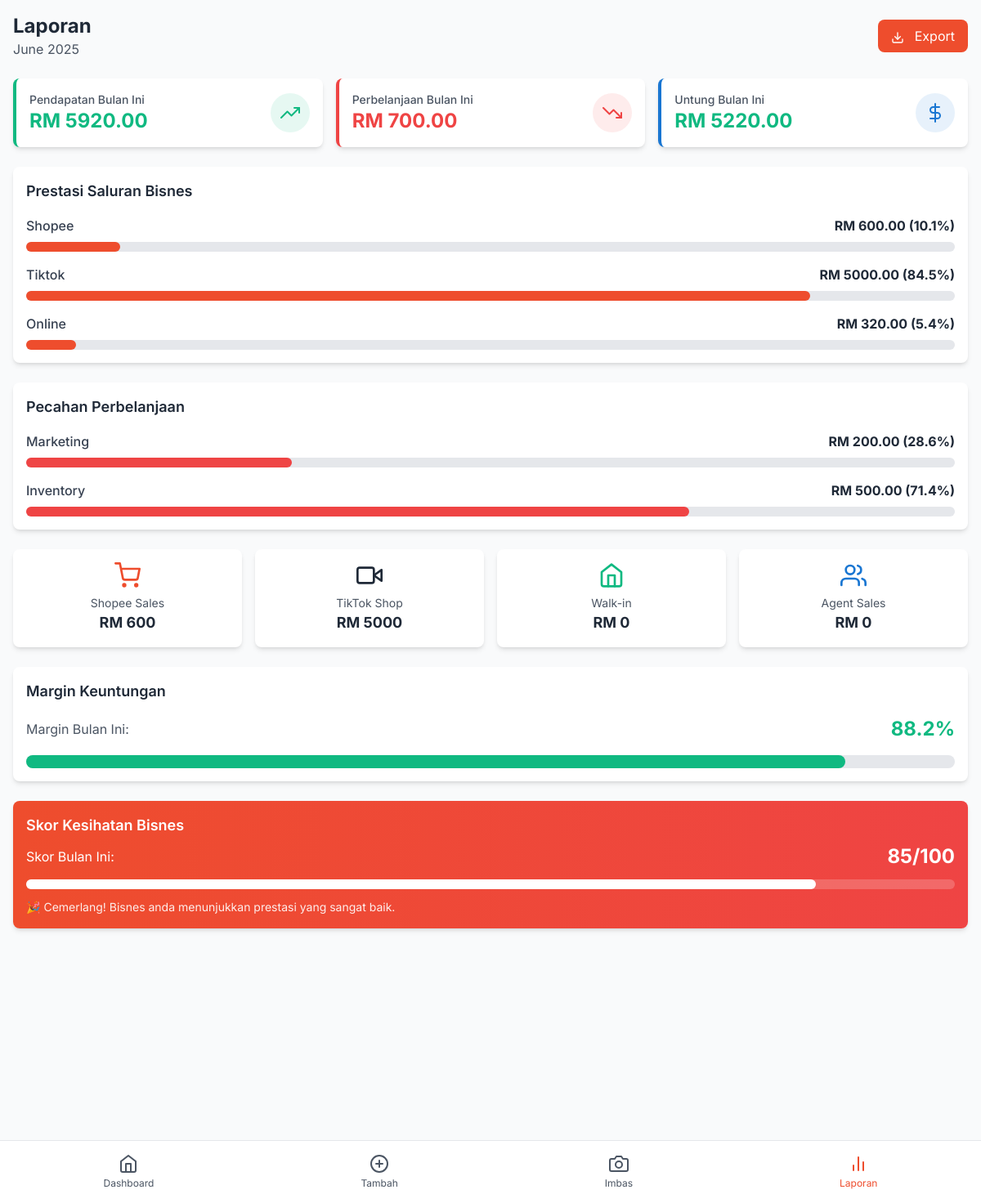
Page /reports on the committed database.
### models.py (models this page shows, shortened)
class Transaction(db.Model):
    id = db.Column(db.Integer, primary_key=True)
    type = db.Column(db.String(20), nullable=False)  # 'income' or 'expense'
    amount = db.Column(db.Float, nullable=False)
    description = db.Column(db.String(200), nullable=False)
    channel = db.Column(db.String(50), nullable=False)  # 'shopee', 'tiktok', 'walkin', 'agent'
    category = db.Column(db.String(100))
    date = db.Column(db.DateTime, nullable=False, default=datetime.utcnow)
    receipt_image = db.Column(db.String(200))  # Path to uploaded receipt image
    created_at = db.Column(db.DateTime, default=datetime.utcnow)

### views.py (the view)
@app.route('/reports')
def reports():
    now = datetime.now()
    start_of_month = datetime(now.year, now.month, 1)
    monthly_transactions = Transaction.query.filter(
        Transaction.date >= start_of_month
    ).all()
    monthly_income = sum(t.amount for t in monthly_transactions if t.type == 'income')
    monthly_expenses = sum(t.amount for t in monthly_transactions if t.type == 'expense')
    monthly_profit = monthly_income - monthly_expenses
    channel_income = {}
    for transaction in monthly_transactions:
        if transaction.type == 'income':
            if transaction.channel not in channel_income:
                channel_income[transaction.channel] = 0
            channel_income[transaction.channel] += transaction.amount
    expense_categories = {}
    for transaction in monthly_transactions:
        if transaction.type == 'expense':
            category = transaction.category or 'Lain-lain'
            if category not in expense_categories:
                expense_categories[category] = 0
            expense_categories[category] += transaction.amount
    return render_template('reports.html',
                         monthly_income=monthly_income,
                         monthly_expenses=monthly_expenses,
                         monthly_profit=monthly_profit,
                         channel_income=channel_income,
                         expense_categories=expense_categories,
                         current_month=now.strftime('%B %Y'))

### templates/reports.html (shortened to what this page needs)
{% extends "base.html" %}
{% block content %}
<div class="p-4">
    <div class="flex items-center justify-between mb-6">
        <div>
            <h1 class="text-2xl font-bold text-gray-800">Laporan</h1>
            <p class="text-gray-600">{{ current_month }}</p>
        </div>
        <button onclick="showExportModal()" class="px-4 py-2 bg-shopee-orange text-white rounded-lg hover:bg-red-600 transition-colors">
            <i data-feather="download" class="w-4 h-4 inline mr-2"></i>
            Export
        </button>
    </div>
    <div class="grid grid-cols-1 md:grid-cols-3 gap-4 mb-6">
        <div class="bg-white rounded-lg shadow-md p-4 border-l-4 border-success-green">
            <div class="flex items-center justify-between">
                <div>
                    <p class="text-sm font-medium text-gray-600">Pendapatan Bulan Ini</p>
                    <p class="text-2xl font-bold text-success-green">RM {{ "%.2f"|format(monthly_income) }}</p>
                </div>
                <div class="p-3 rounded-full bg-success-green bg-opacity-10">
                    <i data-feather="trending-up" class="w-6 h-6 text-success-green"></i>
                </div>
            </div>
        </div>
        <div class="bg-white rounded-lg shadow-md p-4 border-l-4 border-error-red">
            <div class="flex items-center justify-between">
                <div>
                    <p class="text-sm font-medium text-gray-600">Perbelanjaan Bulan Ini</p>
                    <p class="text-2xl font-bold text-error-red">RM {{ "%.2f"|format(monthly_expenses) }}</p>
                </div>
                <div class="p-3 rounded-full bg-error-red bg-opacity-10">
                    <i data-feather="trending-down" class="w-6 h-6 text-error-red"></i>
                </div>
            </div>
        </div>
        <div class="bg-white rounded-lg shadow-md p-4 border-l-4 border-shopee-blue">
            <div class="flex items-center justify-between">
                <div>
                    <p class="text-sm font-medium text-gray-600">Untung Bulan Ini</p>
                    <p class="text-2xl font-bold {% if monthly_profit >= 0 %}text-success-green{% else %}text-error-red{% endif %}">RM {{ "%.2f"|format(monthly_profit) }}</p>
                </div>
                <div class="p-3 rounded-full bg-shopee-blue bg-opacity-10">
                    <i data-feather="dollar-sign" class="w-6 h-6 text-shopee-blue"></i>
                </div>
            </div>
        </div>
    </div>
    {% if channel_income %}
    <div class="bg-white rounded-lg shadow-md p-4 mb-6">
        <h2 class="text-lg font-semibold text-gray-800 mb-4">Prestasi Saluran Bisnes</h2>
        <div class="space-y-4">
            {% for channel, amount in channel_income.items() %}
            {% set percentage = (amount / monthly_income * 100) if monthly_income > 0 else 0 %}
            <div class="space-y-2">
                <div class="flex justify-between items-center">
                    <span class="font-medium text-gray-700">{{ channel.title() }}</span>
                    <span class="font-bold text-gray-800">RM {{ "%.2f"|format(amount) }} ({{ "%.1f"|format(percentage) }}%)</span>
                </div>
                <div class="w-full bg-gray-200 rounded-full h-3">
                    <div class="bg-shopee-orange h-3 rounded-full transition-all duration-300" style="width: {{ percentage }}%"></div>
                </div>
            </div>
            {% endfor %}
        </div>
    </div>
    {% endif %}
    {% if expense_categories %}
    <div class="bg-white rounded-lg shadow-md p-4 mb-6">
        <h2 class="text-lg font-semibold text-gray-800 mb-4">Pecahan Perbelanjaan</h2>
        <div class="space-y-4">
            {% for category, amount in expense_categories.items() %}
            {% set percentage = (amount / monthly_expenses * 100) if monthly_expenses > 0 else 0 %}
            <div class="space-y-2">
                <div class="flex justify-between items-center">
                    <span class="font-medium text-gray-700">{{ category }}</span>
                    <span class="font-bold text-gray-800">RM {{ "%.2f"|format(amount) }} ({{ "%.1f"|format(percentage) }}%)</span>
                </div>
                <div class="w-full bg-gray-200 rounded-full h-3">
                    <div class="bg-error-red h-3 rounded-full transition-all duration-300" style="width: {{ percentage }}%"></div>
                </div>
            </div>
            {% endfor %}
        </div>
    </div>
    {% endif %}
    <div class="grid grid-cols-2 md:grid-cols-4 gap-4 mb-6">
        <div class="bg-white rounded-lg shadow-md p-4 text-center">
            <i data-feather="shopping-cart" class="w-8 h-8 text-shopee-orange mx-auto mb-2"></i>
            <p class="text-sm text-gray-600">Shopee Sales</p>
            <p class="text-lg font-bold text-gray-800">RM {{ "%.0f"|format(channel_income.get('shopee', 0)) }}</p>
        </div>
        <div class="bg-white rounded-lg shadow-md p-4 text-center">
            <i data-feather="video" class="w-8 h-8 text-gray-800 mx-auto mb-2"></i>
            <p class="text-sm text-gray-600">TikTok Shop</p>
            <p class="text-lg font-bold text-gray-800">RM {{ "%.0f"|format(channel_income.get('tiktok', 0)) }}</p>
        </div>
        <div class="bg-white rounded-lg shadow-md p-4 text-center">
            <i data-feather="home" class="w-8 h-8 text-success-green mx-auto mb-2"></i>
            <p class="text-sm text-gray-600">Walk-in</p>
            <p class="text-lg font-bold text-gray-800">RM {{ "%.0f"|format(channel_income.get('walkin', 0)) }}</p>
        </div>
        <div class="bg-white rounded-lg shadow-md p-4 text-center">
            <i data-feather="users" class="w-8 h-8 text-shopee-blue mx-auto mb-2"></i>
            <p class="text-sm text-gray-600">Agent Sales</p>
            <p class="text-lg font-bold text-gray-800">RM {{ "%.0f"|format(channel_income.get('agent', 0)) }}</p>
        </div>
    </div>
    <div class="bg-white rounded-lg shadow-md p-4 mb-6">
        <h2 class="text-lg font-semibold text-gray-800 mb-4">Margin Keuntungan</h2>
        {% if monthly_income > 0 %}
        {% set profit_margin = (monthly_profit / monthly_income * 100) %}
        <div class="flex items-center justify-between mb-4">
            <span class="text-gray-600">Margin Bulan Ini:</span>
            <span class="text-2xl font-bold {% if profit_margin >= 0 %}text-success-green{% else %}text-error-red{% endif %}">
                {{ "%.1f"|format(profit_margin) }}%
            </span>
        </div>
        <div class="w-full bg-gray-200 rounded-full h-4">
            <div class="{% if profit_margin >= 0 %}bg-success-green{% else %}bg-error-red{% endif %} h-4 rounded-full transition-all duration-300"
                 style="width: {{ profit_margin|abs if profit_margin|abs <= 100 else 100 }}%"></div>
        </div>
        {% else %}
        <p class="text-gray-600">Tiada data pendapatan untuk mengira margin keuntungan.</p>
        {% endif %}
    </div>
    <div class="bg-gradient-to-r from-shopee-orange to-red-500 rounded-lg shadow-md p-4 text-white">
        <h2 class="text-lg font-semibold mb-2">Skor Kesihatan Bisnes</h2>
        {% if monthly_income > 0 %}
        {% set health_score = 85 if monthly_profit > 0 else 60 %}
        <div class="flex items-center justify-between mb-3">
            <span>Skor Bulan Ini:</span>
            <span class="text-2xl font-bold">{{ health_score }}/100</span>
        </div>
        <div class="w-full bg-white bg-opacity-20 rounded-full h-3">
            <div class="bg-white h-3 rounded-full transition-all duration-300" style="width: {{ health_score }}%"></div>
        </div>
        <p class="text-sm mt-3 opacity-90">
            {% if health_score >= 80 %}
            🎉 Cemerlang! Bisnes anda menunjukkan prestasi yang sangat baik.
            {% elif health_score >= 60 %}
            👍 Baik! Ada ruang untuk penambahbaikan.
            {% else %}
            ⚠️ Perlu perhatian. Fokus pada peningkatan jualan dan kawalan perbelanjaan.
            {% endif %}
        </p>
        {% else %}
        <p>Mulakan dengan merekod transaksi untuk melihat skor kesihatan bisnes anda.</p>
        {% endif %}
    </div>
</div>
{% endblock %}

### templates/base.html (shortened to what this page needs)
<!DOCTYPE html>
<html lang="ms">
<head>
    <script src="https://cdn.tailwindcss.com"></script>
    <link rel="stylesheet" href="{{ url_for('static', filename='css/style.css') }}">
</head>
<body class="bg-gray-50 font-inter pb-20">
    <main class="min-h-screen">
        {% block content %}{% endblock %}
    </main>
    <nav class="fixed bottom-0 left-0 right-0 bg-white border-t border-gray-200 z-40">
        <div class="flex justify-around items-center py-2">
            <a href="{{ url_for('index') }}" class="nav-item flex flex-col items-center p-2 {% if request.endpoint == 'index' %}text-shopee-orange{% else %}text-gray-600{% endif %}">
                <i data-feather="home" class="w-6 h-6"></i>
                <span class="text-xs mt-1">Dashboard</span>
            </a>
            <a href="{{ url_for('add_transaction') }}" class="nav-item flex flex-col items-center p-2 {% if request.endpoint == 'add_transaction' %}text-shopee-orange{% else %}text-gray-600{% endif %}">
                <i data-feather="plus-circle" class="w-6 h-6"></i>
                <span class="text-xs mt-1">Tambah</span>
            </a>
            <a href="{{ url_for('scan_receipt') }}" class="nav-item flex flex-col items-center p-2 {% if request.endpoint == 'scan_receipt' %}text-shopee-orange{% else %}text-gray-600{% endif %}">
                <i data-feather="camera" class="w-6 h-6"></i>
                <span class="text-xs mt-1">Imbas</span>
            </a>
            <a href="{{ url_for('reports') }}" class="nav-item flex flex-col items-center p-2 {% if request.endpoint == 'reports' %}text-shopee-orange{% else %}text-gray-600{% endif %}">
                <i data-feather="bar-chart-2" class="w-6 h-6"></i>
                <span class="text-xs mt-1">Laporan</span>
            </a>
        </div>
    </nav>
</body>
</html>

### static/css/style.css (style rules this page uses)
body { font-family: 'Inter', sans-serif; background-color: #f9fafb; }
.nav-item.active { color: #EE4D2D !important; }

### rows in the picture
Transaction: title "Shopee", amount "600.00", percentage "10.1", {{ percentage }} 10.135135135135135 (drawn)
Transaction: title "Tiktok", amount "5000.00", percentage "84.5", {{ percentage }} 84.45945945945947 (drawn)
Transaction: title "Online", amount "320.00", percentage "5.4", {{ percentage }} 5.405405405405405 (drawn)
Transaction: category "Marketing", amount "200.00", percentage "28.6", {{ percentage }} 28.57142857142857 (drawn)
Transaction: category "Inventory", amount "500.00", percentage "71.4", {{ percentage }} 71.42857142857143 (drawn)

### other values in the picture
{{ current_month }} "June 2025"
{{ "%.2f"|format(monthly_income) }} "5920.00"
{{ "%.2f"|format(monthly_expenses) }} "700.00"
{{ "%.2f"|format(monthly_profit) }} "5220.00"
{{ "%.0f"|format(channel_income.get('shopee', 0)) }} "600"
{{ "%.0f"|format(channel_income.get('tiktok', 0)) }} "5000"
{{ "%.0f"|format(channel_income.get('walkin', 0)) }} "0"
{{ "%.0f"|format(channel_income.get('agent', 0)) }} "0"
{{ "%.1f"|format(profit_margin) }} "88.2"
{{ health_score }} "85"
